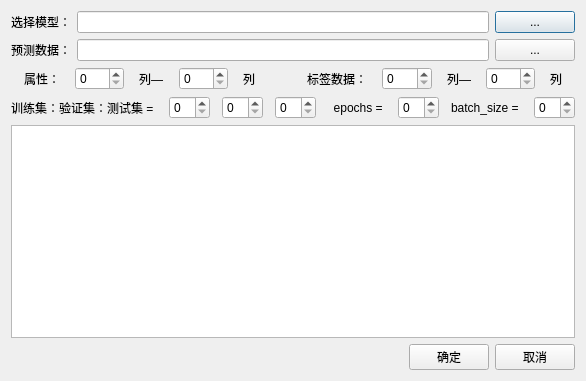
<?xml version="1.0" encoding="UTF-8"?>
<ui version="4.0">
 <class>predication</class>
 <widget class="QDialog" name="predication">
  <property name="geometry">
   <rect>
    <x>0</x>
    <y>0</y>
    <width>586</width>
    <height>381</height>
   </rect>
  </property>
  <property name="windowTitle">
   <string>Dialog</string>
  </property>
  <layout class="QVBoxLayout" name="verticalLayout">
   <item>
    <layout class="QHBoxLayout" name="horizontalLayout_2">
     <item>
      <widget class="QLabel" name="label">
       <property name="text">
        <string>选择模型：</string>
       </property>
      </widget>
     </item>
     <item>
      <widget class="QLineEdit" name="modelEdit"/>
     </item>
     <item>
      <widget class="QPushButton" name="btnModel">
       <property name="text">
        <string>...</string>
       </property>
      </widget>
     </item>
    </layout>
   </item>
   <item>
    <layout class="QHBoxLayout" name="horizontalLayout">
     <item>
      <widget class="QLabel" name="label_2">
       <property name="text">
        <string>预测数据：</string>
       </property>
      </widget>
     </item>
     <item>
      <widget class="QLineEdit" name="dataEdit"/>
     </item>
     <item>
      <widget class="QPushButton" name="btnData">
       <property name="text">
        <string>...</string>
       </property>
      </widget>
     </item>
    </layout>
   </item>
   <item>
    <layout class="QHBoxLayout" name="horizontalLayout_3" stretch="2,2,1,2,1,1,2,2,1,2,1">
     <property name="spacing">
      <number>15</number>
     </property>
     <item>
      <widget class="QLabel" name="label_3">
       <property name="text">
        <string>属性：</string>
       </property>
       <property name="alignment">
        <set>Qt::AlignRight|Qt::AlignTrailing|Qt::AlignVCenter</set>
       </property>
      </widget>
     </item>
     <item>
      <widget class="QSpinBox" name="attributel"/>
     </item>
     <item>
      <widget class="QLabel" name="label_4">
       <property name="text">
        <string>列—</string>
       </property>
      </widget>
     </item>
     <item>
      <widget class="QSpinBox" name="attributer"/>
     </item>
     <item>
      <widget class="QLabel" name="label_5">
       <property name="text">
        <string>列</string>
       </property>
      </widget>
     </item>
     <item>
      <spacer name="horizontalSpacer">
       <property name="orientation">
        <enum>Qt::Horizontal</enum>
       </property>
       <property name="sizeHint" stdset="0">
        <size>
         <width>40</width>
         <height>20</height>
        </size>
       </property>
      </spacer>
     </item>
     <item>
      <widget class="QLabel" name="label_6">
       <property name="text">
        <string>标签数据：</string>
       </property>
       <property name="alignment">
        <set>Qt::AlignRight|Qt::AlignTrailing|Qt::AlignVCenter</set>
       </property>
      </widget>
     </item>
     <item>
      <widget class="QSpinBox" name="tagl"/>
     </item>
     <item>
      <widget class="QLabel" name="label_7">
       <property name="text">
        <string>列—</string>
       </property>
      </widget>
     </item>
     <item>
      <widget class="QSpinBox" name="tagr"/>
     </item>
     <item>
      <widget class="QLabel" name="label_8">
       <property name="text">
        <string>列</string>
       </property>
      </widget>
     </item>
    </layout>
   </item>
   <item>
    <layout class="QHBoxLayout" name="horizontalLayout_4" stretch="3,1,1,1,4,2,4,2">
     <property name="spacing">
      <number>12</number>
     </property>
     <item>
      <widget class="QLabel" name="label_9">
       <property name="text">
        <string>训练集：验证集：测试集 = </string>
       </property>
      </widget>
     </item>
     <item>
      <widget class="QSpinBox" name="train"/>
     </item>
     <item>
      <widget class="QSpinBox" name="check"/>
     </item>
     <item>
      <widget class="QSpinBox" name="test"/>
     </item>
     <item>
      <widget class="QLabel" name="label_10">
       <property name="text">
        <string>epochs = </string>
       </property>
       <property name="alignment">
        <set>Qt::AlignRight|Qt::AlignTrailing|Qt::AlignVCenter</set>
       </property>
      </widget>
     </item>
     <item>
      <widget class="QSpinBox" name="epochs"/>
     </item>
     <item>
      <widget class="QLabel" name="label_11">
       <property name="text">
        <string>batch_size = </string>
       </property>
       <property name="alignment">
        <set>Qt::AlignRight|Qt::AlignTrailing|Qt::AlignVCenter</set>
       </property>
      </widget>
     </item>
     <item>
      <widget class="QSpinBox" name="batch_size"/>
     </item>
    </layout>
   </item>
   <item>
    <layout class="QHBoxLayout" name="horizontalLayout_6">
     <item>
      <widget class="QPlainTextEdit" name="log"/>
     </item>
    </layout>
   </item>
   <item>
    <layout class="QHBoxLayout" name="horizontalLayout_5">
     <item>
      <spacer name="horizontalSpacer_2">
       <property name="orientation">
        <enum>Qt::Horizontal</enum>
       </property>
       <property name="sizeHint" stdset="0">
        <size>
         <width>40</width>
         <height>20</height>
        </size>
       </property>
      </spacer>
     </item>
     <item>
      <widget class="QPushButton" name="btnok">
       <property name="text">
        <string>确定</string>
       </property>
      </widget>
     </item>
     <item>
      <widget class="QPushButton" name="btncancel">
       <property name="text">
        <string>取消</string>
       </property>
      </widget>
     </item>
    </layout>
   </item>
  </layout>
 </widget>
 <resources/>
 <connections/>
</ui>
